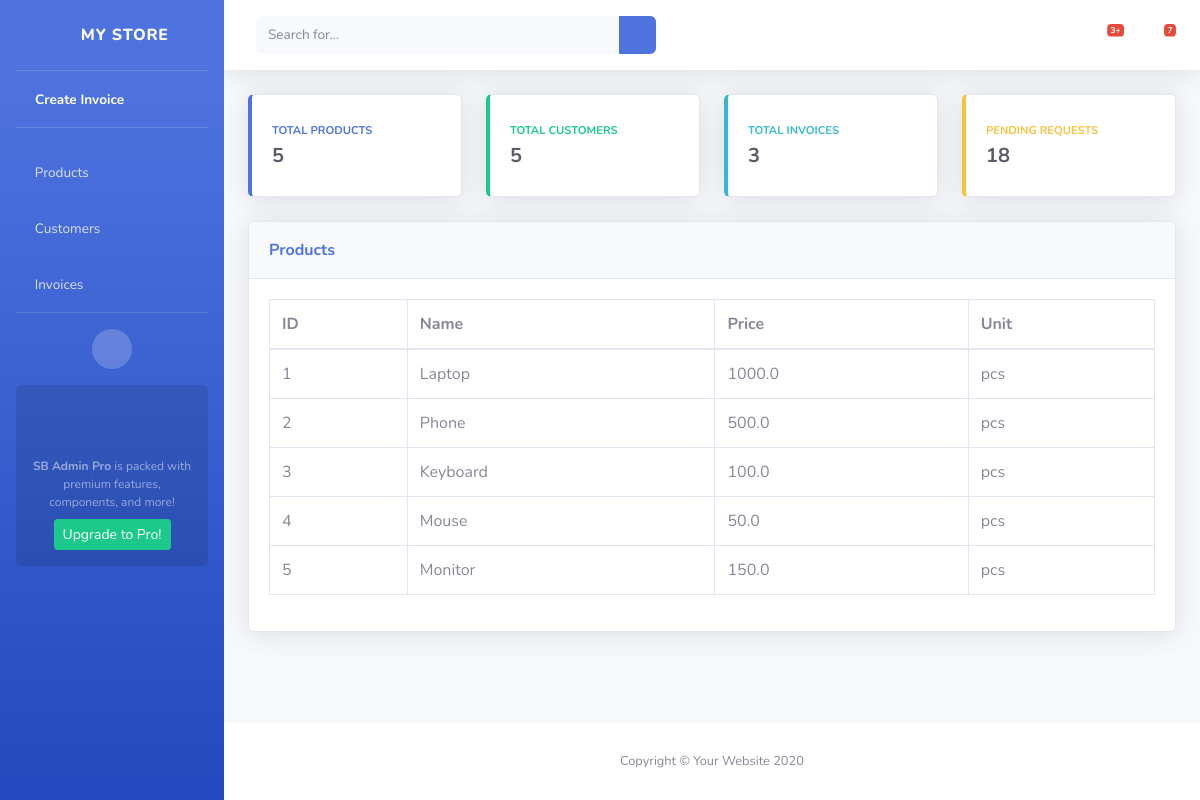
/view_product/, run on an earlier commit of the app's database.
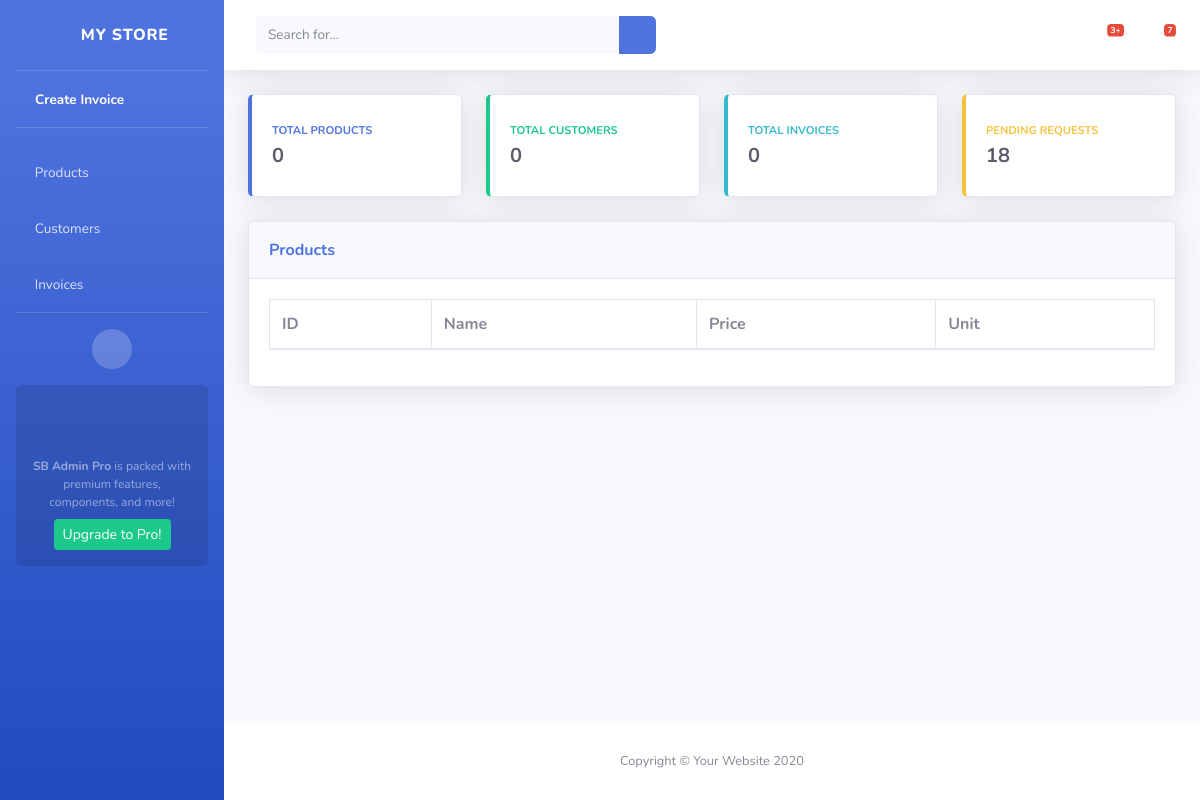
And on a later commit of the database.
### invoice/models.py (models this page shows, shortened)
class Product(models.Model):
    product_name = models.CharField(max_length=255)
    product_price = models.FloatField()
    product_unit = models.CharField(max_length=255)

### invoice/views.py (the view)
# urls.py: path('view_product/', views.view_product, name='view_product'),
def view_product(request):
    total_product = Product.objects.count()
    total_customer = Customer.objects.count()
    total_invoice = Invoice.objects.count()
    product = Product.objects.all()
    context = {
        'total_product': total_product,
        'total_customer': total_customer,
        'total_invoice': total_invoice,
        'product': product,
    }
    return render(request, 'invoice/view_product.html', context)

### invoice/templates/invoice/view_product.html
{% extends "invoice/base/base.html" %}
{% block content %}
<div class="row">
    <div class="col-xl-12 col-lg-7">
        <div class="card shadow mb-4">
            <div class="card-header py-3 d-flex flex-row align-items-center justify-content-between">
                <label class="m-0 font-weight-bold text-primary">Products</label>
            </div>
            <div class="card-body">
                <div class="table-responsive">
                    <table class="table table-bordered" id="dataTable" width="100%" cellspacing="0">
                        <thead>
                            <tr>
                                <th>ID</th>
                                <th>Name</th>
                                <th>Price</th>
                                <th>Unit</th>
                            </tr>
                        </thead>
                        <tbody>
                            {% for i in product %}
                            <tr>
                                <td>{{i.id}}</td>
                                <td>{{i.product_name}}</td>
                                <td>{{i.product_price}}</td>
                                <td>{{i.product_unit}}</td>
                            </tr>
                            {% endfor %}
                        </tbody>
                    </table>
                </div>
            </div>
        </div>
    </div>
</div>
{% endblock %}

What changed in the data, as far as the page shows it:
removed Product: id "1", product_name "Laptop", product_price "1000.0", product_unit "pcs"
removed Product: id "2", product_name "Phone", product_price "500.0", product_unit "pcs"
removed Product: id "3", product_name "Keyboard", product_price "100.0", product_unit "pcs"
removed Product: id "4", product_name "Mouse", product_price "50.0", product_unit "pcs"
removed Product: id "5", product_name "Monitor", product_price "150.0", product_unit "pcs"
Also different on the page:
{{ total_product }}: "5" → "0"
{{ total_customer }}: "5" → "0"
{{ total_invoice }}: "3" → "0"
